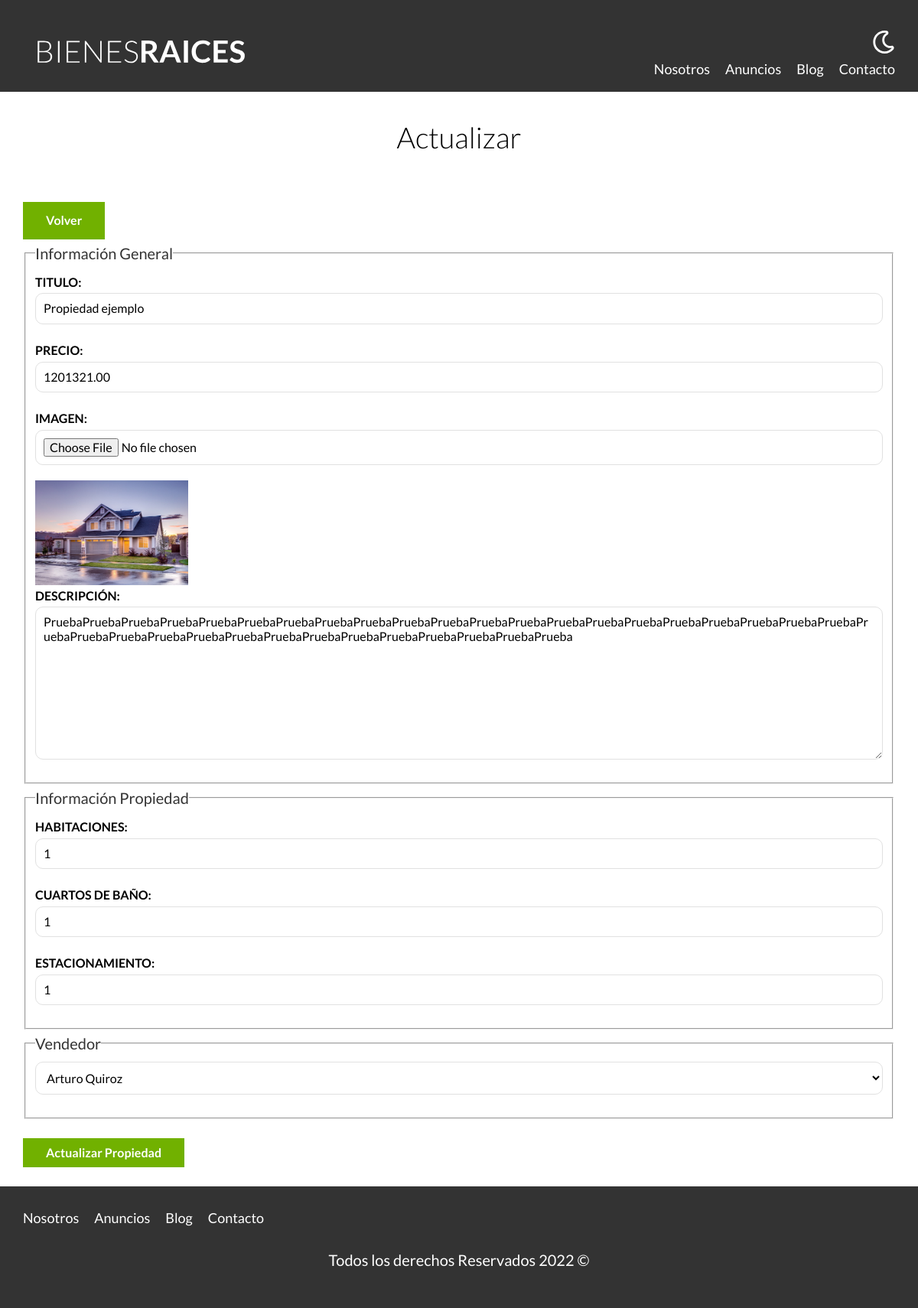
The page /admin/propiedades/actualizar.php?id=4 on the database its author committed.
### tables this page shows
CREATE TABLE `propiedades` (
  `id` int(11) NOT NULL AUTO_INCREMENT,
  `titulo` varchar(60) DEFAULT NULL,
  `precio` decimal(10,2) DEFAULT NULL,
  `imagen` varchar(200) DEFAULT NULL,
  `descripcion` longtext,
  `habitaciones` int(11) DEFAULT NULL,
  `wc` int(11) DEFAULT NULL,
  `estacionamiento` int(11) DEFAULT NULL,
  `creado` date DEFAULT NULL,
  `idvendedor` int(11) DEFAULT NULL,
  PRIMARY KEY (`id`),
  KEY `idvendedor_idx` (`idvendedor`),
  CONSTRAINT `idvendedor` FOREIGN KEY (`idvendedor`) REFERENCES `vendedores` (`id`) ON DELETE NO ACTION ON UPDATE NO ACTION
);

CREATE TABLE `vendedores` (
  `id` int(11) NOT NULL AUTO_INCREMENT,
  `nombre` varchar(45) DEFAULT NULL,
  `apellido` varchar(45) DEFAULT NULL,
  `telefono` varchar(10) DEFAULT NULL,
  PRIMARY KEY (`id`)
);

### includes/funciones.php (called while the page is built, shortened)
<?php
    function incluirTemplate(string $nombre,bool $inicio=false,bool $texto=false){
        include TEMPLATES_URL . "/${nombre}.php";
    }

### admin/propiedades/actualizar.php (the view, shortened to what this page needs)
<?php
    $id=$_GET['id'];
    $id=filter_var($id,FILTER_VALIDATE_INT);
    $db=conectarDB();
    $consulta="SELECT * FROM propiedades WHERE id=${id}";
    $resultado=mysqli_query($db,$consulta);
    $propiedad=mysqli_fetch_assoc($resultado);
    $consulta="SELECT * FROM vendedores";
    $resultado=mysqli_query($db,$consulta);
    $titulo=$propiedad['titulo'];
    $precio=$propiedad['precio'];
    $descripcion=$propiedad['descripcion'];
    $habitaciones=$propiedad['habitaciones'];
    $wc=$propiedad['wc'];
    $estacionamiento=$propiedad['estacionamiento'];
    $idvendedor=$propiedad['idvendedor'];
    $imagenPropiedad=$propiedad['imagen'];
    require '../../includes/funciones.php';
    incluirTemplate('header');
?>
    <main class="contenedor seccion">
        <h1>Actualizar</h1>
        <a href="../" class="boton boton-verde">Volver</a>
        <form method="POST" class="formulario" enctype="multipart/form-data">
            <fieldset>
                <legend>Información General</legend>
                <label for="titulo">Titulo:</label>
                <input type="text"id="titulo" name="titulo" placeholder="Titulo Propiedad" value="<?php echo $titulo;?>">
                <label for="precio">Precio:</label>
                <input type="number"id="precio" name="precio" placeholder="Precio Propiedad" value="<?php echo $precio;?>">
                <label for="imagen">Imagen:</label>
                <input type="file"id="imagen" accept="image/jpeg, image/png" name="imagen">
                <img src="/imagenes/<?php echo $imagenPropiedad; ?>" alt="" class="imagen-small">
                <label for="descripcion">Descripción:</label>
                <textarea name="descripcion" id="descripcion"><?php echo $descripcion;?></textarea>
            </fieldset>
            <fieldset>
                <legend>Información Propiedad</legend>
                <label for="habitaciones">Habitaciones:</label>
                <input type="number"id="habitaciones"placeholder="EJ: 3" min="1" max="9" name="habitaciones" value="<?php echo $habitaciones;?>">
                <label for="wc">Cuartos de baño:</label>
                <input type="number"id="wc"placeholder="EJ: 3" min="1" max="9" name="wc" value="<?php echo $wc;?>">
                <label for="estacionamiento">Estacionamiento:</label>
                <input type="number"id="estacionamiento"placeholder="EJ: 3" min="1" max="9" name="estacionamiento" value="<?php echo $estacionamiento;?>">
            </fieldset>
            <fieldset>
                <legend>Vendedor</legend>
                <select name="vendedor" id="">
                    <?php while($vendedor=mysqli_fetch_assoc($resultado)){ ?>
                        <option <?php echo $idvendedor === $vendedor['id'] ? 'selected' : '';?> value="<?php echo $vendedor['id'];?>">
                        <?php echo $vendedor['nombre']. " " . $vendedor['apellido'];?></option>
                    <?php } ?>
                </select>
            </fieldset>
            <input type="submit" value="Actualizar Propiedad" class="boton boton-verde">
        </form>
    </main>
<?php
    incluirTemplate('footer');
?>

### includes/templates/header.php (shortened to what this page needs)
<!DOCTYPE html>
<html lang="es">
<head>
    <link rel="stylesheet" href="/build/css/app.css">
</head>
<body>
    <header class="header <?php echo  $inicio ? 'inicio' : '';?>">
        <div class="contenedor contenido-header">
            <div class="barra">
                <a href="/index.php">
                    <img src="/build/img/logo.svg" alt="Logotipo">
                </a>
                <div class="derecha">
                    <img src="/build/img/dark-mode.svg" alt="" class="dark-mode-boton">
                    <nav class="navegacion">
                        <a href="/nosotros.php">Nosotros</a>
                        <a href="/anuncios.php">Anuncios</a>
                        <a href="/blog.php">Blog</a>
                        <a href="/contacto.php">Contacto</a>
                    </nav>
                </div>
            </div>
        </div>
    </header>

### includes/templates/footer.php (shortened to what this page needs)
    <footer class="footer seccion">
        <div class="contenedor contenedor-footer">
            <nav class="navegacion">
                <a href="/nosotros.html">Nosotros</a>
                <a href="/anuncios.html">Anuncios</a>
                <a href="/blog.html">Blog</a>
                <a href="/contacto.html">Contacto</a>
            </nav>
        </div>
        <p class="copyright">Todos los derechos Reservados <?php echo date('Y') ?> &copy;</p>
    </footer>
</body>
</html>

### build/css/app.css (style rules this page uses)
html { line-height:1.15;-webkit-text-size-adjust:100% }
body { margin:0 }
main { display:block }
h1 { font-size:2em;margin:.67em 0 }
a { background-color:transparent }
img { border-style:none }
button,input,optgroup,select,textarea { font-family:inherit;font-size:100%;line-height:1.15;margin:0 }
button,input { overflow:visible }
button,select { text-transform:none }
[type=button],[type=reset],[type=submit],button { -webkit-appearance:button }
fieldset { padding:.35em .75em .625em }
legend { box-sizing:border-box;color:inherit;display:table;max-width:100%;padding:0;white-space:normal }
textarea { overflow:auto }
html { font-size:62.5%;box-sizing:border-box }
*,:after,:before { box-sizing:inherit }
body { font-family:Lato,sans-serif;font-size:1.6rem;line-height:1.8 }
p { color:#000;font-size:2rem }
.contenedor { width:95%;max-width:120rem;margin:0 auto }
a { text-decoration:none }
img,picture { width:100%;display:block }
h1,h2,h3 { font-family:Lato,sans-serif;margin:5rem,2 0;font-weight:300;text-align:center }
h1 { font-size:3.8rem }
.seccion { margin-top:2.5rem;margin-bottom:2.5rem }
.boton-verde { background-color:#71b100;color:#fff;font-weight:700;text-decoration:none;padding:1rem 3rem;text-align:center;margin-top:2.5rem;display:inline-block;border:none }
.header { background-color:#333;padding:1rem 0 3rem }
.contenido-header { display:flex;flex-direction:column;justify-content:space-between }
.footer { padding:2.5rem 0;background-color:#333;margin-bottom:0 }
.footer .navegacion { visibility:visible;opacity:1;height:auto }
.footer .copyright { color:#fff;text-align:center }
.derecha { display:flex;flex-direction:column;align-items:center }
@media (min-width:768px) { .derecha { align-items:flex-end } }
.derecha .dark-mode-boton { width:3rem;margin-top:3rem;margin-bottom:2rem;filter:invert(100%) }
@media (min-width:768px) { .derecha .dark-mode-boton { margin-top:0 } }
.barra { display:flex;flex-direction:column;align-items:center;padding-top:3rem }
@media (min-width:768px) { .barra { flex-direction:row;justify-content:space-between;align-items:flex-end } }
.navegacion { visibility:hidden;opacity:0;height:0;transition:visibility .5s ease-in-out,opacity .5s linear,height 1s linear }
@media (min-width:768px) { .navegacion { display:flex;align-items:center;opacity:1;visibility:visible } }
.navegacion a { color:#fff;text-decoration:none;font-size:2.2rem;display:block;text-align:center }
@media (min-width:768px) { .navegacion a { margin-right:2rem;font-size:1.8rem } }
@media (min-width:768px) { .navegacion a:last-of-type { margin-right:0 } }
.formulario legend { font-size:2rem;color:#333 }
.formulario label { font-weight:700;text-transform:uppercase;display:block }
.formulario input:not([type=submit]),.formulario select,.formulario textarea { padding:1rem;display:block;width:100%;background-color:#fff;border:1px solid #e1e1e1;border-radius:1rem;margin-bottom:2rem }
.formulario textarea { height:20rem }
.imagen-small { width:20rem }

### rows shown on the page
propiedades: titulo "Propiedad ejemplo", precio "1201321.00", imagen (picture), descripcion "PruebaPruebaPruebaPruebaPruebaPruebaPruebaPruebaPruebaPruebaPruebaPruebaPruebaPruebaPruebaPruebaPruebaPruebaPruebaPruebaPruebaPruebaPruebaPruebaPruebaPruebaPruebaPruebaPruebaPruebaPruebaPruebaPruebaPruebaPrueba", habitaciones "1", wc "1", estacionamiento "1", vendedor "Arturo Quiroz"
